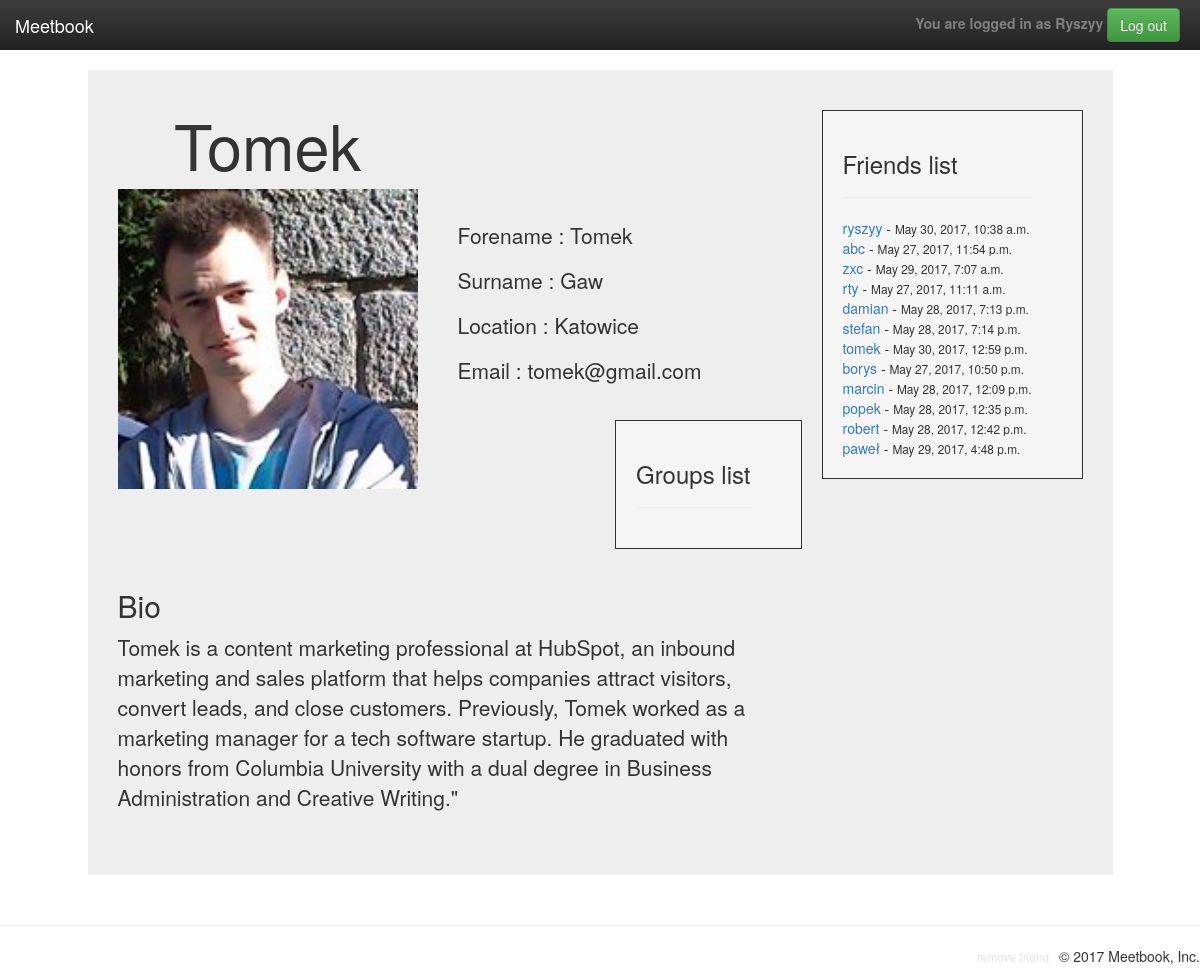
The page /user_detail/tomek (signed in) on the database its author committed.
### profiles/models.py (models this page shows, shortened)
class UserProfile(models.Model):
    user_auth = models.OneToOneField(User, primary_key=True, on_delete=models.CASCADE)
    location = models.ForeignKey(Location, null=True, blank=True, on_delete=models.CASCADE)
    slug = models.SlugField(blank=True)
    picture = models.ImageField(upload_to=upload_location, null=True, blank=True)
    friends = models.ManyToManyField('self',
                                     blank=True)
    pending = models.ManyToManyField('self',
                                     blank=True,
                                     through="Invite",
                                     through_fields=('r_to', 'r_from'),
                                     symmetrical=False)
    bio = models.TextField(blank=True, null=True)
    def __str__(self):
        return self.user_auth.username

class Location(models.Model):
    city = models.CharField(max_length=120, unique=True)
    latitude = models.FloatField(null=True, blank=True)
    longitude = models.FloatField(null=True, blank=True)

### profiles/views/cbv/user_crud.py (the view)
# urls.py: url(r'^user_detail/(?P<slug>[-\w]+)$', UserDetailView.as_view(), name='user_detail'),
class UserDetailView(DetailView):
    model = UserProfile
    template_name = 'user_detail.html'
    def get_context_data(self, **kwargs):
        context = super(UserDetailView, self).get_context_data(**kwargs)
        profile = UserProfile.objects.get(user_auth=self.request.user)
        context['profile'] = profile
        slug = self.request.path.split('/')[-1]
        context.update({'param': slug})
        try:
            other = UserProfile.objects.get(slug=slug)
            req_sent = Invite.objects.get(r_from=profile, r_to=other)
            context['req_sent'] = req_sent
        except Invite.DoesNotExist:
            req_sent = None
        return context

### templates/user_detail.html (shortened to what this page needs)
{% extends "base_detail.html" %}
{% load crispy_forms_tags %}
{% load humanize %}
{% block content %}
	<div class="jumbotron col-md-10 col-md-offset-1" style="padding-top: 20px; margin-top: 20px; float: left">
		<div class="container">
			<div>
				<div style="float: left; padding-right: 40px; ">
					<h1 style="text-align: center;">
					{{object|capfirst}}
					</h1>
					{% if object.picture %}
						<img src="{{ object.picture.url }}" width="300" height="300">
					{% else %}
						<img src="/media/default/defaultuser.png" width="300" height="300">
					{% endif %}
					<br style="clear: left;" />
				</div>
				<div style="float: left; padding-top: 130px;">
					{% if object.user_auth.first_name  %}
						<p>Forename : {{ object.user_auth.first_name }}</p>
						<p>Surname : {{ object.user_auth.last_name }}</p>
						<p>Location : {{ object.location.city }}</p>
					{% endif %}
					{% if user|lower == param|lower or object in profile.friends.all %}
						<p>Email : {{ object.user_auth.email }}</p>
					{% endif %}
				</div>
				<div style="margin-top: 20px; float: right; padding: 20px ;padding-right:50px;border-width: 1px;border-style: solid;max-width: 300px;background-color: #f5f5f5;min-width: 250px;">
					<h3>Friends list</h3>
					<hr>
					{% if user.is_authenticated %}
						{% for friend in object.friends.all %}
							<a href="{% url 'user_detail' friend.user_auth.username %}">{{friend}}</a> - <small>{{friend.user_auth.last_login|naturaltime}}</small><br>
						{% endfor %}
					{% endif %}
					</div>
					<div style="margin-top: 20px;margin-right: 20px; float: right; padding: 20px ;padding-right:50px;border-width: 1px;border-style: solid;max-width: 300px;background-color: #f5f5f5;max-width: 190px;">
						<h3>Groups list</h3>
						<hr>
						</div>
					</div>
				</div>
				<div class="container col-md-8">
					<br>
					{% if object.bio %}
						<h2>Bio</h2>
						<p>{{ object.bio }}</p>
					{% endif %}
				</div>
			</div>
		{% endblock %}
		{% block footer %}
			{% if user.is_authenticated and user|lower == param|lower %}
				<li style="float: right; padding-right: 10px;"><small><a id="footer" href="{% url 'user_delete' user.username %}">delete account</a></small></li>
				{% elif object in profile.friends.all%}
				<li style="float: right; padding-right: 10px;"><small><a id="footer" href="{% url 'friend_delete' object %}">remove friend</a></small></li>
			{% endif %}
		{% endblock %}

### templates/base_detail.html (shortened to what this page needs)
{% load static %}
<!DOCTYPE html>
<html lang="en">
	<head>
		<link rel="stylesheet" href="https://maxcdn.bootstrapcdn.com/bootstrap/3.3.7/css/bootstrap.min.css">
		<link rel="stylesheet" href="https://maxcdn.bootstrapcdn.com/bootstrap/3.3.7/css/bootstrap-theme.min.css">
		<link rel="stylesheet" href="{% static 'css/main.css' %}">
	</head>
	<body>
		<nav class="navbar navbar-inverse navbar-fixed-top">
			<div class="container-fluid">
				<div class="navbar-header">
					<a class="navbar-brand" href="{% url 'welcome' %}">Meetbook</a>
				</div>
				<div id="navbar" class="navbar-collapse collapse" style="padding-right: 20px">
					<ul class="nav navbar-nav navbar-right">
						<li>
							<form class="navbar-form navbar-right" action="{% url 'logout' %}">
								<strong style="color:gray;">You are logged in as {{ user.username|capfirst }}</strong>
								<button type="submit" class="btn btn-success">Log out</button>
							</form>
						</li>
					</ul>
				</div>
			</div>
		</nav>
		<div class="row">
			<div>
				{% block content %}
				{% endblock %}
			</div>
		</div>
		<hr>
		<ul style=" list-style-type: none;">
			<li style = "float: right;"><p>&copy; 2017 Meetbook, Inc.</p></li>
			{% block footer %}
			{% endblock %}
		</ul>
	</body>
</html>

### static/css/main.css (style rules this page uses)
body { padding-top: 50px; }
.navbar-fixed-top { border: 0; }

### templates/base_detail.html (style rules this page uses)
html { max-width: 1330px; }
#footer { color: #e3e3e3; }

### rows shown on the page
UserProfile: user_auth_id.username "Tomek", picture (picture), user_auth.first_name "Tomek", user_auth.last_name "Gaw", location.city "Katowice", user_auth.email "tomek@gmail.com", user_auth_id.username "tomek", user_auth.last_login "May 30, 2017, 12:59 p.m.", bio "Tomek is a content marketing professional at HubSpot, an inbound marketing and sales platform that helps companies attract visitors, convert leads, and close customers. Previously, Tomek worked as a marketing manager for a tech software startup. He graduated with honors from Columbia University with a dual degree in Business Administration and Creative Writing.\""
UserProfile: user_auth_id.username "ryszyy", user_auth.last_login "May 30, 2017, 10:38 a.m."
UserProfile: user_auth_id.username "abc", user_auth.last_login "May 27, 2017, 11:54 p.m."
UserProfile: user_auth_id.username "zxc", user_auth.last_login "May 29, 2017, 7:07 a.m."
UserProfile: user_auth_id.username "rty", user_auth.last_login "May 27, 2017, 11:11 a.m."
UserProfile: user_auth_id.username "damian", user_auth.last_login "May 28, 2017, 7:13 p.m."
UserProfile: user_auth_id.username "stefan", user_auth.last_login "May 28, 2017, 7:14 p.m."
UserProfile: user_auth_id.username "borys", user_auth.last_login "May 27, 2017, 10:50 p.m."
UserProfile: user_auth_id.username "marcin", user_auth.last_login "May 28, 2017, 12:09 p.m."
UserProfile: user_auth_id.username "popek", user_auth.last_login "May 28, 2017, 12:35 p.m."
UserProfile: user_auth_id.username "robert", user_auth.last_login "May 28, 2017, 12:42 p.m."
UserProfile: user_auth_id.username "paweł", user_auth.last_login "May 29, 2017, 4:48 p.m."

### other values the page prints
{{ user.username|capfirst }} "Ryszyy"
